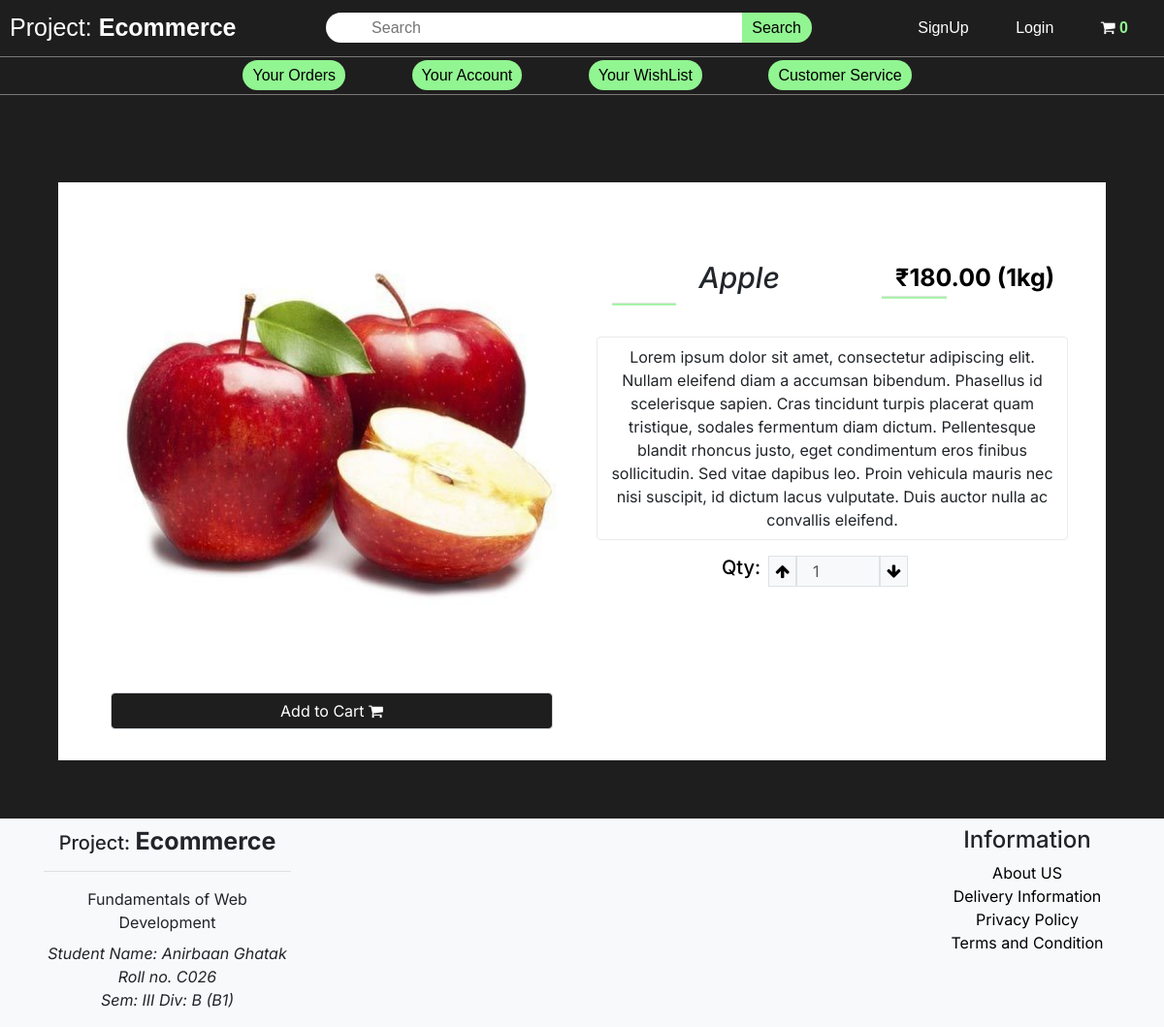
Screenshot of /itempage.php?category=fruits&item_id=2 with the database file from the repository.
### tables this page shows
CREATE TABLE `product` (
  `item_id` int(11) NOT NULL,
  `item_name` varchar(255) NOT NULL,
  `item_price` double(10, 2) NOT NULL,
  `item_image` varchar(255) NOT NULL,
  `item_qty` varchar(20) NOT NULL
);

### table1.php (called while the page is built, shortened)
<?php
class Dbcontrol
{
    protected $host = "localhost";
    protected $user = "root";
    protected $password = "";
    protected $database = "table1";
    public function __construct()
    {
        $this->con = mysqli_connect($this->host, $this->user, $this->password, $this->database);
    }
}

### functions.php (called while the page is built, shortened)
<?php
  require("database/table1.php");
  require("database/products.php");
  $db = new Dbcontrol();
  $prod = new Product($db);
  $products = $prod->getData();
  $Cart = new Cart($db);

### products.php (called while the page is built, shortened)
<?php
class Product
{
    public $db = null;
    public function __construct(Dbcontrol $db)
    {
        $this->db = $db;
    }
    public function getData($table = "product")
    {
        $result = $this->db->con->query("SELECT*FROM {$table}");
        $resultArr = array();
        while ($item = mysqli_fetch_array($result, MYSQLI_ASSOC)) {
            $resultArr[] = $item;
        }
        return $resultArr;
    }
}

### itempage.php (the view, shortened to what this page needs)
<?php
include("./header_php/header.php");
$category = $_GET['category'] ?? 'fruits';
$item_id = $_GET["item_id"] ?? 1;
foreach ($prod->getData($category) as $item) :
  if ($item["item_id"] == $item_id) :
?>
    <section id="item-full" class="py-3 px-4">
      <div class="container background-secondary">
        <div class="row">
          <div class="col-sm-6">
            <img src="<?php echo $item["item_image"] ?? "../assets/assets3.jpg" ?>" alt="large product" class="img-fluid ml-2" />
            <div class="from-row pt-4 font-16 font-inter">
              <div class="col">
              <form method="post">
                <?php
                if (in_array($item['item_id'], $Cart->getCid($prod->getData('cart')) ?? [])) {
                  echo ' <button type="submit" disabled class="btn form-control mb-3">
                  Item Added <i class="fa fa-shopping-cart"></i>
                </button>';
                } else {
                  echo ' <button type="submit" class="btn-custom form-control mb-3">
                  Add to Cart <i class="fa fa-shopping-cart"></i>
                </button>';
                }
                ?>
              </form>
              </div>
            </div>
          </div>
          <div class="col-sm-6 py-5">
            <div class="d-flex">
              <div class="w-75 p-3">
                <h4 class="font-inter font-30 "><em ><?php echo $item["item_name"] ?? "Pear" ?></em></h4>
                <hr class="gline" />
              </div>
              <div class="w-50 py-3">
                <span class="color-primary font-weight-bold font-25"><?php echo $item["item_qty"]?? "100" ?></span>
                <hr class="gline w-35" />
              </div>
            </div>
            <div class="d-flex">
              <p class="border-all rounded py-2 px-2 des">
                Lorem ipsum dolor sit amet, consectetur adipiscing elit. Nullam
                eleifend diam a accumsan bibendum. Phasellus id scelerisque
                sapien. Cras tincidunt turpis placerat quam tristique, sodales
                fermentum diam dictum. Pellentesque blandit rhoncus justo, eget
                condimentum eros finibus sollicitudin. Sed vitae dapibus leo.
                Proin vehicula mauris nec nisi suscipit, id dictum lacus
                vulputate. Duis auctor nulla ac convallis eleifend.
              </p>
            </div>
            <div class="row">
              <div class="col-6 mx-auto">
                <div class="qty d-flex">
                  <h5 class="color-primary">Qty:</h5>
                  <div class="px-2 d-flex">
                    <button class="qty-up border bg-light" data-id="pro3">
                      <i class="fa fa-arrow-up color-primary" aria-hidden="true"></i>
                    </button>
                    <input type="text" class="qty_inp border bg-light pl-3 w-50" data-id="pro3" disabled value="1" placeholder="1" />
                    <button class="qty-down border bg-light" data-id="pro3">
                      <i class="fa fa-arrow-down color-primary" aria-hidden="true"></i>
                    </button>
                  </div>
                </div>
              </div>
            </div>
          </div>
        </div>
      </div>
    </section>
<?php
  endif;
endforeach;
include("./header_php/footer.php");
?>

### index.css (style rules this page uses)
.bod { text-align: center; font-family: "Inter", "Noto Sans JP", sans-serif; background-color: black; margin: 0; text-align: center; background-color: rgb(31, 30, 30); }
* { margin: 0; }

### style.css (style rules this page uses)
button, button:focus { outline: none !important; box-shadow: none !important; }
.gline { width: 25%; border-bottom: 2px solid #a8f3a8; margin-top: 0px; padding-top: 0px; margin-left: 0%; }
.w-35 { width: 35%; }
.w-75 { width: 79%; }
.border-all { border: 1px solid #ebebeb; }
.des { height: 50%; width: 100%; }
.background-secondary { background-color: #ffffff; }
.color-primary { color: #000000; }
.font-inter { font-family: "Inter", sans-serif; }
.font-16 { font-size: 16px; }
.font-25 { font-size: 25px; }
.font-30 { font-size: 30px; }
.btn-custom { background-color: #1f1e1e !important; color: #ffffff !important; font: 14px; border: 1px solid black; }
body { text-align: center; font-family: "Inter", "Noto Sans JP", sans-serif; background-color: black; margin: 0; text-align: center; background-color: rgb(31, 30, 30); }

### rows the page displays
product: item_image (picture), item_name "Apple", item_qty "₹180.00 (1kg)"

### other values shown
count($prod->getData('cart')) "0"
